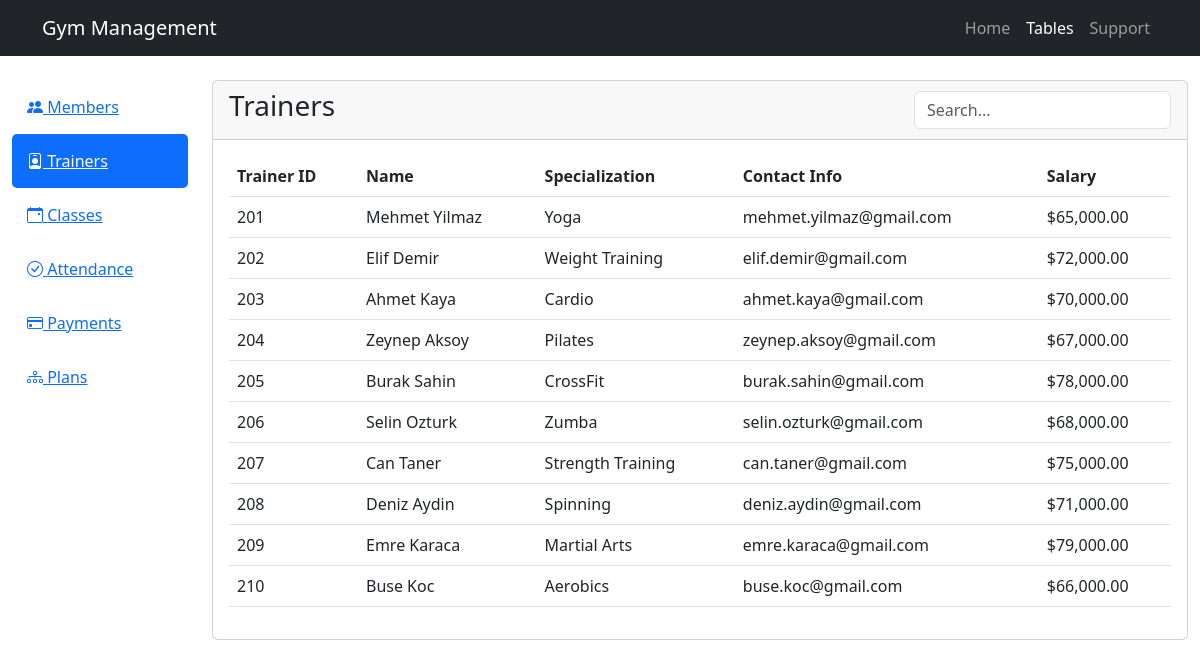
/scripts/user/dashboard.php?tab=trainers, run on the app's committed database.
### tables this page shows
CREATE TABLE Trainer (
    Trainer_ID INT AUTO_INCREMENT PRIMARY KEY,
    Name VARCHAR(100),
    Specialization VARCHAR(100),
    Contact_Info VARCHAR(255),
    Salary DECIMAL(10,2)
);

### scripts/user/dashboard.php (the view, shortened to what this page needs)
<?php
$mysql_conn = get_mysql_connection();
$active_tab = isset($_GET['tab']) ? $_GET['tab'] : 'members';
function fetchTableData($conn, $table) {
    $query = "";
    switch ($table) {
        case 'trainers':
            $query = "SELECT * FROM Trainer ORDER BY Trainer_ID";
            break;
    }
    return $conn->query($query);
}
$result = fetchTableData($mysql_conn, $active_tab);
?>
<!DOCTYPE html>
<html lang="en">
<head>
    <link href="https://cdn.jsdelivr.net/npm/bootstrap@5.3.0/dist/css/bootstrap.min.css" rel="stylesheet">
    <link href="https://cdn.jsdelivr.net/npm/bootstrap-icons@1.7.2/font/bootstrap-icons.css" rel="stylesheet">
</head>
<body>
    <nav class="navbar navbar-expand-lg navbar-dark bg-dark">
        <div class="container">
            <a class="navbar-brand" href="index.php">Gym Management</a>
            <div class="navbar-nav">
                <a class="nav-link" href="index.php">Home</a>
                <a class="nav-link active" href="dashboard.php">Tables</a>
                <a class="nav-link" href="support_index.php">Support</a>
            </div>
        </div>
    </nav>
    <div class="container-fluid mt-4">
        <div class="row">
            <div class="col-md-2">
                <div class="list-group">
                    <a href="?tab=members" class="dashboard-tab <?php echo $active_tab == 'members' ? 'active' : ''; ?>">
                        <i class="bi bi-people-fill"></i> Members
                    </a>
                    <a href="?tab=trainers" class="dashboard-tab <?php echo $active_tab == 'trainers' ? 'active' : ''; ?>">
                        <i class="bi bi-person-badge"></i> Trainers
                    </a>
                    <a href="?tab=classes" class="dashboard-tab <?php echo $active_tab == 'classes' ? 'active' : ''; ?>">
                        <i class="bi bi-calendar-event"></i> Classes
                    </a>
                    <a href="?tab=attendance" class="dashboard-tab <?php echo $active_tab == 'attendance' ? 'active' : ''; ?>">
                        <i class="bi bi-check-circle"></i> Attendance
                    </a>
                    <a href="?tab=payments" class="dashboard-tab <?php echo $active_tab == 'payments' ? 'active' : ''; ?>">
                        <i class="bi bi-credit-card"></i> Payments
                    </a>
                    <a href="?tab=plans" class="dashboard-tab <?php echo $active_tab == 'plans' ? 'active' : ''; ?>">
                        <i class="bi bi-diagram-3"></i> Plans
                    </a>
                </div>
            </div>
            <div class="col-md-10">
                <div class="card">
                    <div class="card-header d-flex justify-content-between align-items-center">
                        <h3>
                            <?php
                            $titles = [
                                'members' => 'Members',
                                'trainers' => 'Trainers',
                                'classes' => 'Classes',
                                'attendance' => 'Attendance Records',
                                'payments' => 'Payment History',
                                'plans' => 'Membership Plans'
                            ];
                            echo $titles[$active_tab];
                            ?>
                        </h3>
                        <div>
                            <input type="text" class="form-control" id="tableSearch" placeholder="Search...">
                        </div>
                    </div>
                    <div class="card-body">
                        <div class="table-responsive">
                            <table class="table table-hover">
                                <thead>
                                    <?php
                                    if ($result && $result->num_rows > 0) {
                                        $fields = $result->fetch_fields();
                                        echo "<tr>";
                                        foreach ($fields as $field) {
                                            $header = str_replace('_', ' ', $field->name);
                                            echo "<th>" . ucwords($header) . "</th>";
                                        }
                                        echo "</tr>";
                                        $result->data_seek(0);
                                    }
                                    ?>
                                </thead>
                                <tbody>
                                    <?php
                                    if ($result) {
                                        while ($row = $result->fetch_assoc()) {
                                            echo "<tr>";
                                            foreach ($row as $key => $value) {
                                                if ($key == 'Cost' || $key == 'Amount' || $key == 'Salary') {
                                                    echo "<td>$" . number_format($value, 2) . "</td>";
                                                } elseif ($key == 'Schedule') {
                                                    echo "<td>" . date('H:i', strtotime($value)) . "</td>";
                                                } elseif ($key == 'Date') {
                                                    echo "<td>" . date('Y-m-d', strtotime($value)) . "</td>";
                                                } else {
                                                    echo "<td>" . htmlspecialchars($value) . "</td>";
                                                }
                                            }
                                            echo "</tr>";
                                        }
                                    }
                                    ?>
                                </tbody>
                            </table>
                        </div>
                    </div>
                </div>
            </div>
        </div>
    </div>
</body>
</html>

### scripts/user/dashboard.php (style rules this page uses)
.dashboard-tab { cursor: pointer; padding: 15px; border-radius: 5px; transition: all 0.3s; }
.dashboard-tab.active { background-color: #0d6efd; color: white; }
.table-responsive { max-height: 600px; overflow-y: auto; }

### data on the page
trainer: Trainer_ID "201", Name "Mehmet Yilmaz", Specialization "Yoga", Contact_Info "mehmet.yilmaz@gmail.com", Salary "65,000.00"
trainer: Trainer_ID "202", Name "Elif Demir", Specialization "Weight Training", Contact_Info "elif.demir@gmail.com", Salary "72,000.00"
trainer: Trainer_ID "203", Name "Ahmet Kaya", Specialization "Cardio", Contact_Info "ahmet.kaya@gmail.com", Salary "70,000.00"
trainer: Trainer_ID "204", Name "Zeynep Aksoy", Specialization "Pilates", Contact_Info "zeynep.aksoy@gmail.com", Salary "67,000.00"
trainer: Trainer_ID "205", Name "Burak Sahin", Specialization "CrossFit", Contact_Info "burak.sahin@gmail.com", Salary "78,000.00"
trainer: Trainer_ID "206", Name "Selin Ozturk", Specialization "Zumba", Contact_Info "selin.ozturk@gmail.com", Salary "68,000.00"
trainer: Trainer_ID "207", Name "Can Taner", Specialization "Strength Training", Contact_Info "can.taner@gmail.com", Salary "75,000.00"
trainer: Trainer_ID "208", Name "Deniz Aydin", Specialization "Spinning", Contact_Info "deniz.aydin@gmail.com", Salary "71,000.00"
trainer: Trainer_ID "209", Name "Emre Karaca", Specialization "Martial Arts", Contact_Info "emre.karaca@gmail.com", Salary "79,000.00"
trainer: Trainer_ID "210", Name "Buse Koc", Specialization "Aerobics", Contact_Info "buse.koc@gmail.com", Salary "66,000.00"

### other printed values
$titles[$active_tab] "Trainers"
$header "Trainer ID"
$header "Name"
$header "Specialization"
$header "Contact Info"
$header "Salary"
